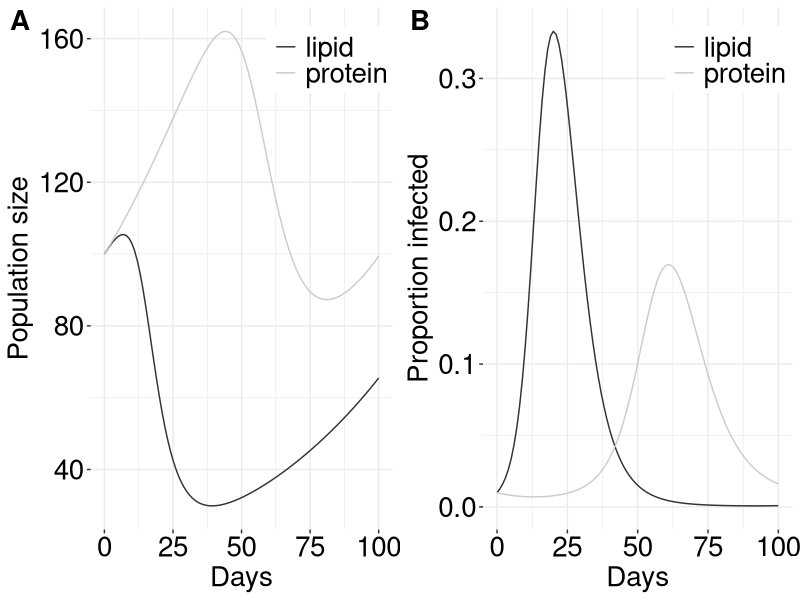
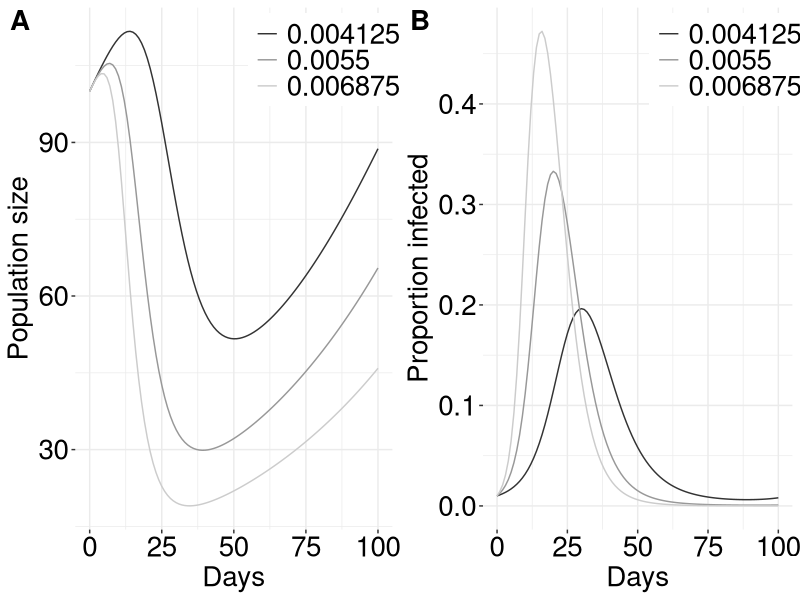

Write R code to recreate these figures, in order.
#############################################################################
############### Sauer et al. Diet-SIR script            #####################
############### Code developed by Erin L. Sauer         #####################
#############################################################################

#### Diet x disease S-I-R model with reinfection ####
library(deSolve)
library(tidyverse)
library(ggpubr)

## parameters taken/modified from Fleming-Davies et al. 2018 ############
beta.protein <- 0.00275
beta.lipid <- beta.protein*2

nu <- 0.25 
psi <-  0.01

## parameters taken/modified from Cressler & Adelman 2024 ##########
delta <- 0.01 
lamda <- 0.025 

## parameters based on canary data ##############
a <- 1.7 #based on data from Sudnick et al. 2025

#gamma -> recovery rate; using median recovery times from Perrine et al. 2025
gamma.protein <- 1/21 
gamma.lipid <- 1/30 

#  mu -> inflammation induced mortality rate; using data from Perrine et al. 2025 
mu.protein <- -log(1-1/10)/35 
mu.lipid <- -log(1-3/11)/35 

################### S-I-R model function #########################
SIR <- function(time, current_state, params){
  
  with(as.list(c(current_state, params)),{ 
    N <- S+I1+I2+R1+R2
    dS <- lamda*(S+R1+R2)-beta*S*(I1+I2)-delta*S + psi*R1
    dI1 <- beta*S*(I1+I2)-I1*(gamma+delta+mu+nu)
    dR1 <- I1*gamma - delta*R1 - (beta*R1*(I1+I2)) - psi*R1
    dI2 <- (beta*R1*(I1+I2))-I2*((gamma*a)+delta+(mu/2)+(nu/2))
    dR2 <- (I2*(gamma*a))-delta*R2
    return(list(c(dS, dI1, dR1, dI2, dR2)))
  })
}

############### model running ################################
times <- 0:100

params.protein <- c(beta=beta.protein, a=a, delta=delta, 
                    lamda=lamda, psi=psi, nu=nu,
                    gamma=gamma.protein, mu=mu.protein)

params.lipid <- c(beta=beta.lipid, a=a, delta=delta, 
                  lamda=lamda, psi=psi, nu=nu,
                  gamma=gamma.lipid, mu=mu.lipid)

S=99; I1=1; R1=0; I2=0; R2=0

initial_state <- c(S=S, I1=I1, R1=R1, I2=I2, R2=R2)
model.lipid <- ode(initial_state, times, SIR, params.lipid)
summary(model.lipid)

initial_state <- c(S=S, I1=I1, R1=R1, I2=I2, R2=R2)
model.protein <- ode(initial_state, times, SIR, params.protein)
summary(model.protein)

######### plotting  ##########
#cumulative infection & total population size

model.protein <- as.data.frame(model.protein)
model.protein <- model.protein %>% mutate(diet="protein")

model.lipid <- as.data.frame(model.lipid)
model.lipid <- model.lipid %>% mutate(diet="lipid")

models <- rbind(model.lipid,model.protein)
models <- models %>% group_by(time) %>% mutate(I.total = I1 + I2)
models <- models %>% group_by(time) %>% 
  mutate(total.birds = S+R1+R2+I1+I2)
models <- models %>% group_by(time) %>% mutate(I.Prop = (I.total/total.birds))

#population size plot
PopSize <- ggplot(models, aes(x = time, y = total.birds)) + 
  geom_line(aes(color = diet)) +
  theme_bw()+
  theme(axis.text=element_text(size=20, color="black"),
        panel.border = element_blank(),
        axis.title=element_text(size=20),
        legend.position=c(0.8,0.9),
        legend.text= element_text(size=20),
        legend.title= element_blank()
  )+
  scale_colour_grey()+
  ylab("Population size") + xlab("Days")

#proportion infected plot
PInf <- ggplot(models, aes(x = time, y = I.Prop)) + 
  geom_line(aes(color = diet)) +
  theme_bw()+
  theme(axis.text=element_text(size=20, color="black"),
        panel.border = element_blank(),
        axis.title=element_text(size=20),
        legend.position=c(0.8,0.9),
        legend.text= element_text(size=20),
        legend.title= element_blank()
  )+
  scale_colour_grey()+
  ylab("Proportion infected") + xlab("Days")

#print Figure 2 panel
ggarrange(PopSize, PInf, ncol=2, nrow=1, labels=c("A","B"),
          font.label = list(size=20,face="bold"))

########## beta.lipid sensitivity analysis ################
# beta 
B.list <- c(0.004125,0.0055, 0.006875)
modeln <- list()
models.B <- data.frame()

for(i in 1:3){
  B = B.list[i]
  params <- c(beta=B, a=a, delta=delta, lamda=lamda, psi=psi, nu=nu,
                    gamma=gamma.lipid, mu=mu.lipid)
  initial_state <- c(S=99, I1=1, R1=0, I2=0, R2=0)
  model <- ode(initial_state, times, SIR, params)
  summary(model)
  model <- as.data.frame(model)
  model <- model %>% group_by(time) %>% mutate(I.total = I1 + I2)
  model <- model %>% group_by(time) %>% 
    mutate(total.birds = S+R1+R2+I1+I2)
  model <- model %>% group_by(time) %>% mutate(I.Prop = (I.total/total.birds))
  model$B <- B
  modeln[[i]] <- model
  models.B <- rbind(models.B, model)
}

View(models.B)
write.csv(models.B, "Supplemental Dataset_beta lipid sensitivity analsysis.csv")

str(models.B)
models.B$B <- as.factor(models.B$B)

PopSizeB <- ggplot(models.B, aes(x = time, y = total.birds)) + 
  geom_line(aes(color = B)) +
  theme_bw()+
  theme(axis.text=element_text(size=20, color="black"),
        panel.border = element_blank(),
        axis.title=element_text(size=20),
        legend.position=c(0.8,0.9),
        legend.text= element_text(size=20),
        legend.title= element_blank()
  )+
  scale_colour_grey()+
  ylab("Population size") + xlab("Days")

#proportion infected
PInfB <- ggplot(models.B, aes(x = time, y = I.Prop)) + 
  geom_line(aes(color = B)) +
  theme_bw()+
  theme(axis.text=element_text(size=20, color="black"),
        panel.border = element_blank(),
        axis.title=element_text(size=20),
        legend.position=c(0.8,0.9),
        legend.text= element_text(size=20),
        legend.title= element_blank()
  )+
  scale_colour_grey()+
  ylab("Proportion infected") + xlab("Days")

ggarrange(PopSizeB, PInfB, ncol=2, nrow=1, labels=c("A","B"),
          font.label = list(size=20,face="bold"))
